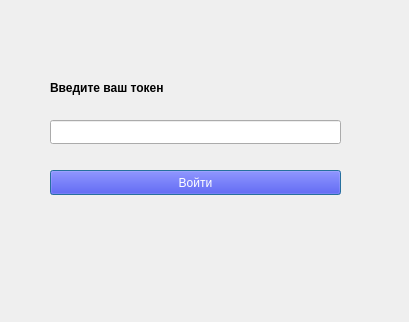
<?xml version="1.0" encoding="UTF-8"?>
<ui version="4.0">
 <class>Dialog_login</class>
 <widget class="QDialog" name="Dialog_login">
  <property name="geometry">
   <rect>
    <x>0</x>
    <y>0</y>
    <width>409</width>
    <height>322</height>
   </rect>
  </property>
  <property name="windowTitle">
   <string>Dialog</string>
  </property>
  <widget class="QLabel" name="label">
   <property name="geometry">
    <rect>
     <x>50</x>
     <y>80</y>
     <width>201</width>
     <height>16</height>
    </rect>
   </property>
   <property name="font">
    <font>
     <family>Arial</family>
     <weight>75</weight>
     <bold>true</bold>
    </font>
   </property>
   <property name="text">
    <string>Введите ваш токен</string>
   </property>
  </widget>
  <widget class="QLineEdit" name="lineEdit">
   <property name="geometry">
    <rect>
     <x>50</x>
     <y>120</y>
     <width>291</width>
     <height>24</height>
    </rect>
   </property>
  </widget>
  <widget class="QPushButton" name="pushButton">
   <property name="geometry">
    <rect>
     <x>50</x>
     <y>170</y>
     <width>291</width>
     <height>25</height>
    </rect>
   </property>
   <property name="styleSheet">
    <string notr="true">font-family: 'Roboto';
color:white;
background-color:blue;</string>
   </property>
   <property name="text">
    <string>Войти</string>
   </property>
  </widget>
 </widget>
 <resources/>
 <connections/>
</ui>
